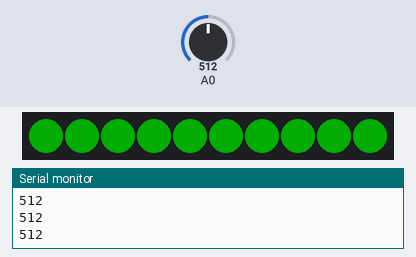
Simulated run of this sketch. Board: Arduino Uno, built with avr-gcc and run on an emulated ATmega328P. Shown: 10 RGB LEDs in strip order, left to right, the last lines printed to the serial monitor. The inputs (shaded band) are chosen by the test bench; at power-on: A0 = 512. Dim RGB values are drawn brighter than linear.

Above: at 1.2 s.
1.3 s: A0 set to 985
2.8 s: A0 set to 1013
At 3.8 s:
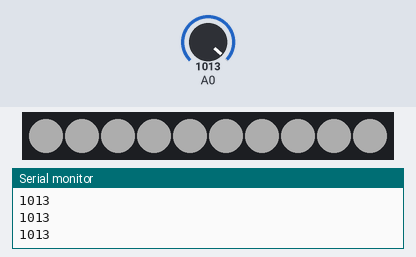
4.3 s: A0 set to 900
At 5.5 s:
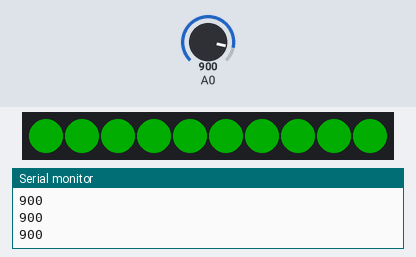
5.8 s: A0 set to 1023
At 7.3 s:
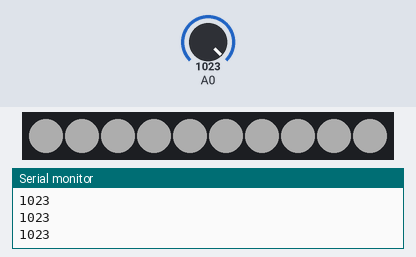
Timing chart, 0 to 8.3 s (numbered marks = the images above; inputs shaded):
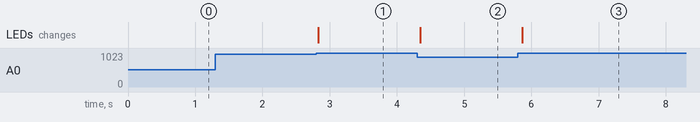

Measured:
- the behaviour switches between 1000 and 1001 on A0 (found by bisection; images 0 and 1)
- after the input at 2.8 s, the LEDs: change at once (image 1)
- after the input at 4.3 s, the LEDs: change after 0.05 s (image 2)
- after the input at 5.8 s, the LEDs: change after 0.06 s (image 3)

The sketch:

LED.ino
```cpp
#include <Wire.h>
#include <Adafruit_NeoPixel.h>
#ifdef __AVR__
#include <avr/power.h> // Required for 16 MHz Adafruit Trinket
#endif
#define trigPin 12
#define echoPin 11
#define PIN        6 //Pin dla LEDów
#define NUMPIXELS 10 //Ilość LEDów
Adafruit_NeoPixel pixels(NUMPIXELS, PIN, NEO_GRB + NEO_KHZ800);

int TCRT5000; //zainicjonowanie zmiennej zapisująej odczyt napięcia na fototranzystorze
int prog = 1000; //próg napięcia, dla ktorego zmieniany jest kolor

void setup() {

pixels.begin();
Serial.begin(9600);

}

void loop() {
  TCRT5000 = analogRead(A0); //odczyt napięcia
Serial.println(TCRT5000); //możliwość odczytu napięcia w monitorze portu szeregowego
  if (TCRT5000 > prog)  //pętla zmieniająca kolor
  {
    pixels.setBrightness(50); //ustawienie jasności
    pixels.clear(); //"wyczyszczenie" ostatniej wartości przypisanej ledom
    for(int i=0; i<NUMPIXELS; i++)
    pixels.setPixelColor(i, pixels.Color(255, 255, 255)); //przypisanie koloru białego gdy czujnik jest odsłonięty
    pixels.show();
   }
   else
    {
    pixels.setBrightness(50);
    pixels.clear();
    for(int i=0; i<NUMPIXELS; i++)
    pixels.setPixelColor(i, pixels.Color(0, 255, 0)); //przypisanie koloru zielonego gdy czujnik jest zasłonięty
    pixels.show();
    }
   delay(100);
  }
```
